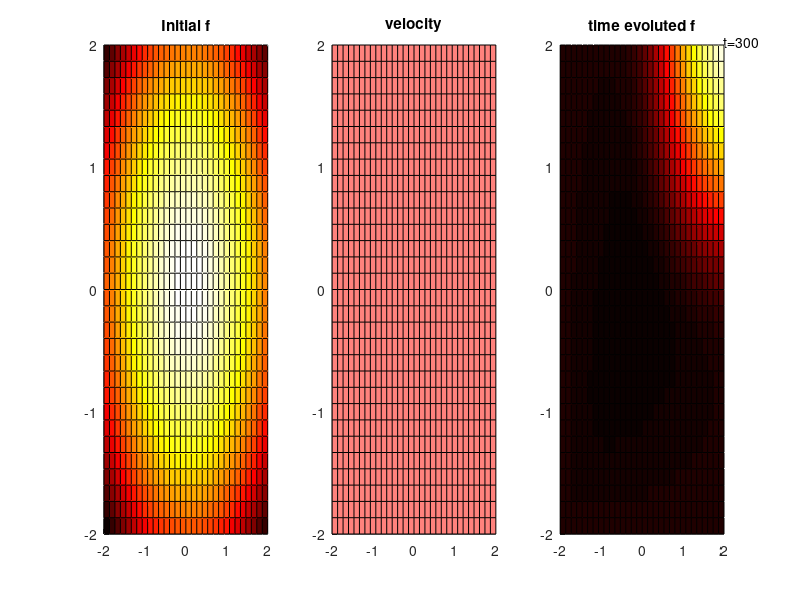

This figure's MATLAB source:
function one_dimensional

clear all;
close all;

%%%%%%%%%%%%%%%%%%%%%%%%%%%%%%%%%%%%%%%%%%%%%%%%%%%%%%%%%%%%%%%%%%%
CAPTURE = false;
VIEWTOP = true;
%%%%%%%%%%%%%%%%%%%%%%%%%%%%%%%%%%%%%%%%%%%%%%%%%%%%%%%%%%%%%%%%%%%

%condition
deltaT = 0.1;
D=0.05;
xmax=2;
ymax=2;
xwidth=31;
ywidth=31;
x=linspace(-xmax,xmax,xwidth);
y=linspace(-ymax,ymax,ywidth);
diffx=diff(x);
diffy=diff(y);
dx=diffx(1);
dy=diffy(1);
[X,Y]=meshgrid(x,y);
% dix=D*deltaT/(dx)^2
% diy=D*deltaT/(dy)^2

if(CAPTURE)
    writerObj = VideoWriter('newfile.avi');
    open(writerObj);
end

%%%%%%%%%%%%%%%%%%%%%%%%%%%%%%%%%%%%%%%%%%%%%%%%%%%%%%%%%%%%%%%%%%
%firstly, compute with CIP method
gain = 1;
f = gain*(-X.^2+ -Y.^2);
fmin = min(f(:));
foffset = -1 * fmin;
f = f + foffset*ones(size(f));
[g,h] = gradient(f);

uconst = 0.2;
u = uconst*ones(size(X));

% v = 0*Y;
vconst = 0.2;
v = vconst*ones(size(Y));

vcomp = u+v;

%check CFL condition
cx = abs(u*deltaT/dx);
cy = abs(v*deltaT/dy);
if (~isempty(find(cx>=1)) || ~isempty(find(cy>= 1)))
    disp 'CFL condition not satisfied. Exit program.'
    return;
end

FigHandle = figure;
set(FigHandle, 'Position', [100, 100, 1200, 400]);

ax1 = subplot(131);
axis equal;
surf(Y,X,f);
rotate3d on;
title('Initial f');
if(VIEWTOP)
  view(2)   
end
colormap(ax1,hot);

ax2 = subplot(132);
axis equal;
colormap(ax2,spring);
surf(Y,X,vcomp);
rotate3d on;
title('velocity');
if(VIEWTOP)
  view(2)   
end

ax3 = subplot(133);
axis equal;
title('elapsed f');
rotate3d on;
if(VIEWTOP)
  view(2)   
end
colormap(ax3,hot);

for step = 1:300
    for j=2:ywidth
        for i=2:xwidth
            c30(i,j) = ((g(i-1,j) + g(i,j))*dx -2*(f(i,j)-f(i-1,j)))/(dx^3);
            c03(i,j) = ((h(i,j-1) + h(i,j))*dy -2*(f(i,j)-f(i,j-1)))/(dy^3);
            
            c20(i,j) = (3*(f(i-1,j)-f(i,j)) + 2*(g(i-1,j)+2*g(i,j))*dx)/(dx^2);
            c02(i,j) = (3*(f(i,j-1)-f(i,j)) + 2*(h(i,j-1)+2*h(i,j))*dy)/(dy^2);
            
            a(i,j) = f(i,j)-f(i,j-1)-f(i-1,j)+f(i-1,j-1);
            b(i,j) = h(i-1,j) - h(i,j);
            
            c12(i,j) = (-a(i,j)-b(i,j)*dy)/(dx*dy^2);
            c21(i,j) = (-a(i,j)-(g(i,j-1)-g(i,j))*dx)/(dx^2*dy);
            
            c11(i,j) = (-b(i,j) + c21(i,j)*dx^2)/dx;
            
            c10(i,j) = g(i,j);
            
            c01(i,j) = h(i,j);
            
            c00(i,j) = f(i,j);
            
            gzai = -u(i,j)*(deltaT);
            eta = -v(i,j)*(deltaT);
            
            F(i,j) = ...
                ((c30(i,j)*gzai + c21(i,j)*eta + c20(i,j))*gzai + c11(i,j)*eta + c10(i,j))*gzai +...
                ((c03(i,j)*eta + c12(i,j)*gzai + c02(i,j))*eta + c01(i,j))*eta +...
                c00(i,j);
        end
    end
    %     surf(X,Y,F); %this swaps X and Y axes.
    % Somehow, matrix definition and axis direction swaps. sad though.
    surf(Y,X,F);
    f = F;
    title('time evoluted f');
    if(VIEWTOP)
      view(2)   
    end
    msg = sprintf('t=%d \n',step);
    text(xmax,ymax,msg);
    colormap(hot);
    drawnow;
    
    if(CAPTURE)
        frame = getframe(gcf);
        writeVideo(writerObj, frame);
    end
end

%%%%%%%%%%%%%%%%%%%%%%%%%%%%%%%%%%%%%%%%%%%%%%%%%%%%%%%%%%%%%%%%%%
%secondly, compute with ...




%%%%%%%%%%%%%%%%%%%%%%%%%%%%%%%%%%%%%%%%%%%%%%%%%%%%%%%%%%%%%%%%%%
%finally, ....



if(CAPTURE)
    close(writerObj);
end

end